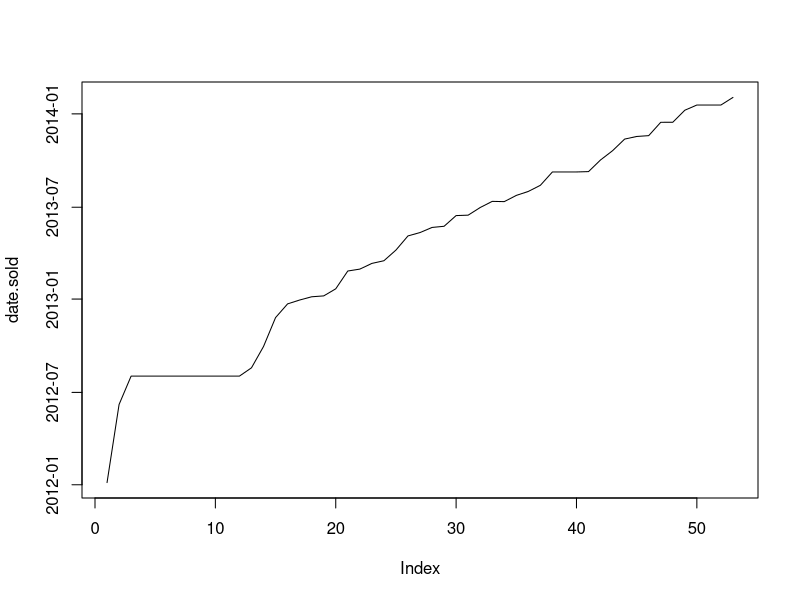

Source code (R):
# Adri Frick's Inventory Analysis Project
# Question: How long does product stay on shelf until sold out?
# Output: graph of date ranges
library(lubridate)

# Step 1: Get Inventory & Set Headers
inventory.csv <- read.csv("Inventory Info.csv", header=TRUE)
names(inventory.csv) <- c("Name", "Qty" , "Price" , "Sold" , "Purchased")

# Step 2: Ignore observations with >=1 value in Qty column
inventory.sold <- subset (inventory.csv, Qty <= 0)

# Step 3: Format Data
date.sold <- parse_date_time(inventory.sold$Sold, orders = "mdy_HM")
date.purchased <- parse_date_time(inventory.sold$Purchased, orders = "mdy_HM")

# Step 4: Calculate difference between C and D for each item
unsold.weeks <- difftime (date.sold,date.purchased, , units = "weeks")
item.name <- lapply (inventory.sold [1], as.character)

inventory.report <- data.frame(item.name, date.purchased, date.sold, unsold.weeks)

# Step 5: Output
print(inventory.report)

plot(date.sold, type="l")
